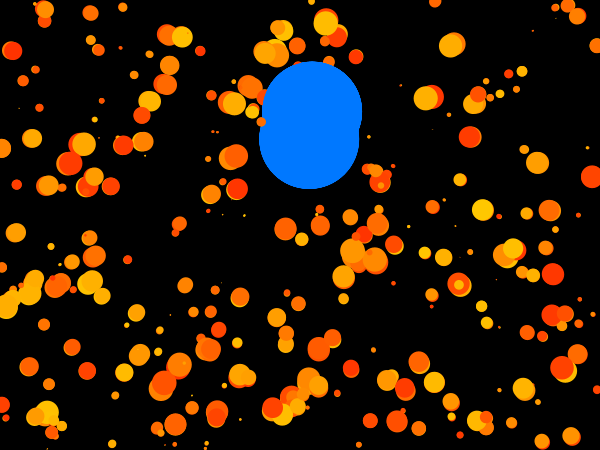
Frame 1 (no input)
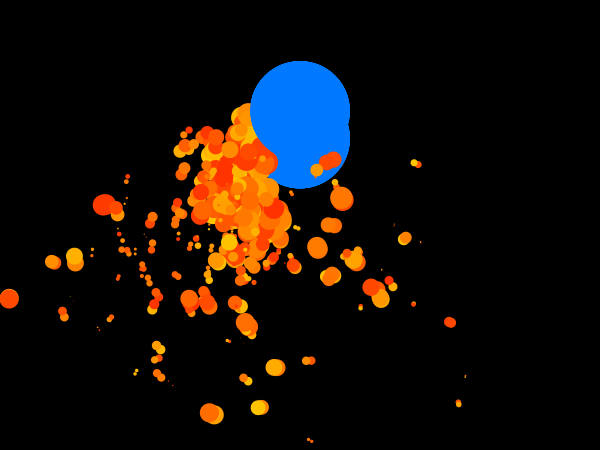
Frame 60 (the mouse pressed at the canvas centre just before this capture)
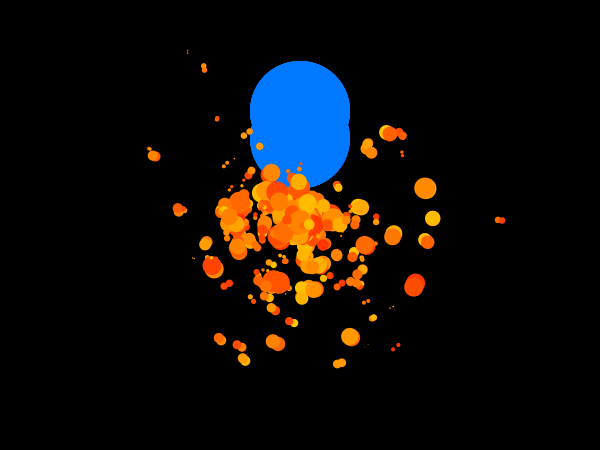
Frame 120 (the mouse held since frame 60 and released just before this capture)

The Processing sketch that drew these frames (run headless with seeded random() and noise(); from frame 60 on, the mouse is pressed at the canvas centre):

// Processing sketch: processing_96813
// ── processing_96813.pde


planeta p;
int contador = 0;
int contador2 = 0;
int total = 300;
ArrayList cosas = new ArrayList();
ArrayList planetas = new ArrayList();
//PVector posPlaneta;

//declaramos variables
PVector gravedad/*,f2*/;
float fgrav = 0.2;

void setup() {
  size(600, 450);
  //smooth(); 
  noStroke();
  cursor(CROSS);
  //inicializamos variables
  gravedad = new PVector(0, fgrav);
  //posPlaneta = new PVector(width, height);
  for (int i=0; i<2; i++) {
    planeta p = new planeta(random(100, width), random(100, height), 5, random(60, 120)); 
    planetas.add(p);
  }
  //f2 = new PVector(0.2, 0);
  for (int i=0; i<total; i++) {
    cosa c = new cosa();
    cosas.add(c);
  }
}

void draw() {

  background(0, 0, 0, 1);

  contador ++;
  contador2 = contador%60;
  println(contador2);
  //contador = 0;


  for (int j=0; j<planetas.size(); j++) {
    planeta p = (planeta) planetas.get(j);

    // c.calcularAcercamientoPlaneta();
    for (int i=0; i<cosas.size(); i++) {
      cosa c = (cosa) cosas.get(i);
      //falta c.calcularAcercamiento();
      if (mousePressed) {
        c.calcularAcercamientoRaton();
      } 
      else {
        PVector disPlaneta = PVector.sub(p.posPlaneta, c.posicion);
        disPlaneta.normalize();
        disPlaneta.mult(c.velAcercamiento);
        c.addForce(disPlaneta);
      }
      p.run();
      c.run();
    }
  }
}

class planeta {
  //variables
  PVector posPlaneta;
  float sz, vel;
  //PVector sec = new PVector(0, 0);
  float angSec = 0;
  float radSec = 0;
  float randm = 0;

  //constructor
  planeta(float _x, float _y, float _v, float _sz) {
    posPlaneta = new PVector(_x, _y);
    vel = _v;
    sz = _sz;
    radSec = random(20, 300);
    randm = random(1, 4);
  }
  //funciÃ³n run (la que llamamos desde el draw)
  void run() {
    actualizar();
    dibujar();
  }
  //funciÃ³n para actualizar posPlanetaiciones
  void actualizar() {
    sz = random(60, 100);
    angSec = map(contador2, 0, 59, PI, -PI);
    posPlaneta.x = width/2 + (radSec * sin(angSec));  
    posPlaneta.y = height/2 + (radSec * cos(angSec));

    /*PVector mouseP = new PVector(mouseX, mouseY);
     PVector disP = PVector.sub(mouseP, posPlaneta);
     mouseP.normalize();
     mouseP.mult(vel);
     posPlaneta.add(disP);
     */
  }

  //funciÃ³n para dibujar
  void dibujar() {
    fill(0, 120, 255);
    ellipse(posPlaneta.x, posPlaneta.y, sz, sz);
  }
}

class cosa {

  PVector posicion, velocidad, acceleracion;
  float friccion, mySize, myMass;
  //falta velAcercamiento, maxVel;

  float velAcercamiento, maxVel;

  cosa() {
    posicion = new PVector(random(width), random(height));
    //velocidad = new PVector(random(-5,5),random(-4,4));
    velocidad = new PVector(0, 0);
    acceleracion = new PVector(0, 0);
    mySize = random(0.5, 25);
    myMass = 25-mySize;
    //myMass *= 0.05;
    friccion = 0.8;
  //  println(myMass);
    velAcercamiento = random(0.5, 10);
   // maxVel = 7.5;
    maxVel = random(2, 7.5);
  }

  void run() {
    update();
    drawMe();
  }

  void update() {  
    //Añadimos el valor de gravedad (aceleración) a la velocidadocidad y velocidadocidad a posicionición
    velocidad.add(acceleracion);
    velocidad.limit(maxVel);
    posicion.add(velocidad);
    acceleracion.mult(0);

    //comprobamo los bordes de la ventana
    //en lo horizontal, como siempre
    if ((posicion.x < mySize/2)||(posicion.x > width-mySize/2)) {
      velocidad.x *= -1;
    }
    //pero en lo vertical sólo abajo, y reduciendo cada vez la velocidadocidad, para simular fricción.

    if ((posicion.y > height-mySize/2)) {//||(posicion.y < 0)) {
      velocidad.y *= -1;
      velocidad.mult(friccion);
      //para que no se enganche:
      posicion.y = height-mySize/2;
    }
  }

  void drawMe() {
    //y finalmente, dibujamos
    fill(255, random(50,200), 0);
    ellipse(posicion.x, posicion.y, mySize, mySize);
  }

  void addForce(PVector _f) {
    //acceleracion.add(_f);
    //acceleracion.add(PVector.mult(_f,mySize*5));
    PVector f = PVector.div(_f, myMass);
    //acceleracion.add(f);//.add(f);
    acceleracion = f;
  }

  void calcularAcercamientoRaton() {
    PVector mouseVector = new PVector(mouseX, mouseY);
    PVector dis = PVector.sub(mouseVector, posicion);
    dis.normalize();
    dis.mult(velAcercamiento);
    addForce(dis);
  }
  
    void calcularAcercamientoPlaneta() {
   // PVector PlanetaVector = new PVector(mouseX, mouseY);
    PVector disPlaneta = PVector.sub(p.posPlaneta, posicion);
    disPlaneta.normalize();
    disPlaneta.mult(velAcercamiento);
    addForce(disPlaneta);
  }
}
